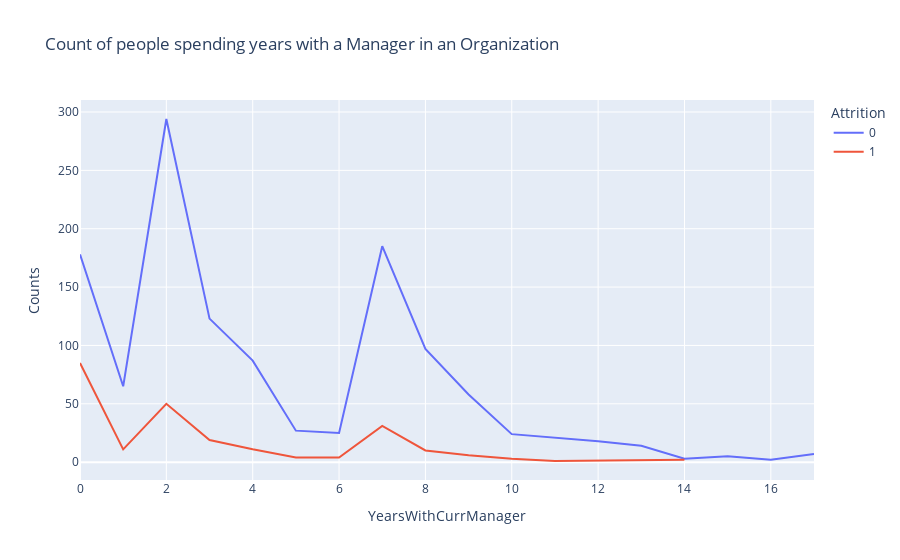

Notebook code for this chart:
### Code cell
man_att=employee_data.groupby(['YearsWithCurrManager','Attrition']).apply(lambda x:x['DailyRate'].count()).reset_index(name='Counts')
px.line(man_att,x='YearsWithCurrManager',y='Counts',color='Attrition',title='Count of people spending years with a Manager in an Organization')

### Figure 1 — Plotly figure (JSON) as saved in the notebook; plotly's stock layout.template omitted (floating-point values rounded to 4 significant figures)
{"data": [{"hovertemplate": "Attrition=0<br>YearsWithCurrManager=%{x}<br>Counts=%{y}<extra></extra>", "legendgroup": "0", "line": {"color": "#636efa", "dash": "solid"}, "marker": {"symbol": "circle"}, "mode": "lines", "name": "0", "orientation": "v", "showlegend": true, "type": "scatter", "x": [0, 1, 2, 3, 4, 5, 6, 7, 8, 9, 10, 11, 12, 13, 14, 15, 16, 17], "xaxis": "x", "y": [178, 65, 294, 123, 87, 27, 25, 185, 97, 58, 24, 21, 18, 14, 3, 5, 2, 7], "yaxis": "y"}, {"hovertemplate": "Attrition=1<br>YearsWithCurrManager=%{x}<br>Counts=%{y}<extra></extra>", "legendgroup": "1", "line": {"color": "#EF553B", "dash": "solid"}, "marker": {"symbol": "circle"}, "mode": "lines", "name": "1", "orientation": "v", "showlegend": true, "type": "scatter", "x": [0, 1, 2, 3, 4, 5, 6, 7, 8, 9, 10, 11, 14], "xaxis": "x", "y": [85, 11, 50, 19, 11, 4, 4, 31, 10, 6, 3, 1, 2], "yaxis": "y"}], "layout": {"legend": {"title": {"text": "Attrition"}, "tracegroupgap": 0}, "title": {"text": "Count of people spending years with a Manager in an Organization"}, "xaxis": {"anchor": "y", "domain": [0, 1], "title": {"text": "YearsWithCurrManager"}}, "yaxis": {"anchor": "x", "domain": [0, 1], "title": {"text": "Counts"}}}}
